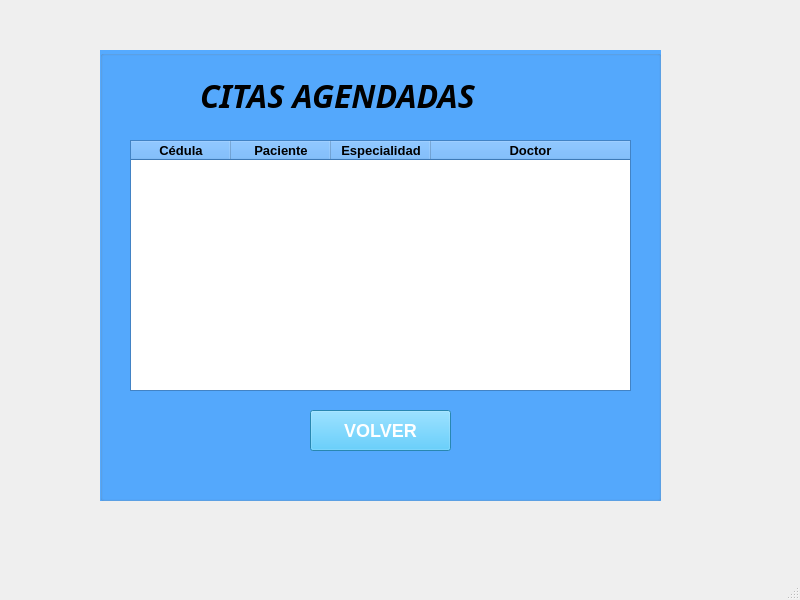
<?xml version="1.0" encoding="UTF-8"?>
<ui version="4.0">
 <class>Mostrar</class>
 <widget class="QMainWindow" name="Mostrar">
  <property name="geometry">
   <rect>
    <x>0</x>
    <y>0</y>
    <width>800</width>
    <height>600</height>
   </rect>
  </property>
  <property name="windowTitle">
   <string>MainWindow</string>
  </property>
  <widget class="QWidget" name="centralwidget">
   <widget class="QGroupBox" name="groupBox">
    <property name="geometry">
     <rect>
      <x>100</x>
      <y>50</y>
      <width>561</width>
      <height>451</height>
     </rect>
    </property>
    <property name="palette">
     <palette>
      <active>
       <colorrole role="WindowText">
        <brush brushstyle="SolidPattern">
         <color alpha="255">
          <red>0</red>
          <green>0</green>
          <blue>0</blue>
         </color>
        </brush>
       </colorrole>
       <colorrole role="Button">
        <brush brushstyle="SolidPattern">
         <color alpha="255">
          <red>85</red>
          <green>170</green>
          <blue>255</blue>
         </color>
        </brush>
       </colorrole>
       <colorrole role="Light">
        <brush brushstyle="SolidPattern">
         <color alpha="255">
          <red>212</red>
          <green>234</green>
          <blue>255</blue>
         </color>
        </brush>
       </colorrole>
       <colorrole role="Midlight">
        <brush brushstyle="SolidPattern">
         <color alpha="255">
          <red>148</red>
          <green>202</green>
          <blue>255</blue>
         </color>
        </brush>
       </colorrole>
       <colorrole role="Dark">
        <brush brushstyle="SolidPattern">
         <color alpha="255">
          <red>42</red>
          <green>85</green>
          <blue>127</blue>
         </color>
        </brush>
       </colorrole>
       <colorrole role="Mid">
        <brush brushstyle="SolidPattern">
         <color alpha="255">
          <red>57</red>
          <green>113</green>
          <blue>170</blue>
         </color>
        </brush>
       </colorrole>
       <colorrole role="Text">
        <brush brushstyle="SolidPattern">
         <color alpha="255">
          <red>0</red>
          <green>0</green>
          <blue>0</blue>
         </color>
        </brush>
       </colorrole>
       <colorrole role="BrightText">
        <brush brushstyle="SolidPattern">
         <color alpha="255">
          <red>255</red>
          <green>255</green>
          <blue>255</blue>
         </color>
        </brush>
       </colorrole>
       <colorrole role="ButtonText">
        <brush brushstyle="SolidPattern">
         <color alpha="255">
          <red>0</red>
          <green>0</green>
          <blue>0</blue>
         </color>
        </brush>
       </colorrole>
       <colorrole role="Base">
        <brush brushstyle="SolidPattern">
         <color alpha="255">
          <red>255</red>
          <green>255</green>
          <blue>255</blue>
         </color>
        </brush>
       </colorrole>
       <colorrole role="Window">
        <brush brushstyle="SolidPattern">
         <color alpha="255">
          <red>85</red>
          <green>170</green>
          <blue>255</blue>
         </color>
        </brush>
       </colorrole>
       <colorrole role="Shadow">
        <brush brushstyle="SolidPattern">
         <color alpha="255">
          <red>0</red>
          <green>0</green>
          <blue>0</blue>
         </color>
        </brush>
       </colorrole>
       <colorrole role="AlternateBase">
        <brush brushstyle="SolidPattern">
         <color alpha="255">
          <red>170</red>
          <green>212</green>
          <blue>255</blue>
         </color>
        </brush>
       </colorrole>
       <colorrole role="ToolTipBase">
        <brush brushstyle="SolidPattern">
         <color alpha="255">
          <red>255</red>
          <green>255</green>
          <blue>220</blue>
         </color>
        </brush>
       </colorrole>
       <colorrole role="ToolTipText">
        <brush brushstyle="SolidPattern">
         <color alpha="255">
          <red>0</red>
          <green>0</green>
          <blue>0</blue>
         </color>
        </brush>
       </colorrole>
       <colorrole role="PlaceholderText">
        <brush brushstyle="SolidPattern">
         <color alpha="127">
          <red>0</red>
          <green>0</green>
          <blue>0</blue>
         </color>
        </brush>
       </colorrole>
       <colorrole role="Accent">
        <brush brushstyle="SolidPattern">
         <color alpha="255">
          <red>255</red>
          <green>255</green>
          <blue>255</blue>
         </color>
        </brush>
       </colorrole>
      </active>
      <inactive>
       <colorrole role="WindowText">
        <brush brushstyle="SolidPattern">
         <color alpha="255">
          <red>0</red>
          <green>0</green>
          <blue>0</blue>
         </color>
        </brush>
       </colorrole>
       <colorrole role="Button">
        <brush brushstyle="SolidPattern">
         <color alpha="255">
          <red>85</red>
          <green>170</green>
          <blue>255</blue>
         </color>
        </brush>
       </colorrole>
       <colorrole role="Light">
        <brush brushstyle="SolidPattern">
         <color alpha="255">
          <red>212</red>
          <green>234</green>
          <blue>255</blue>
         </color>
        </brush>
       </colorrole>
       <colorrole role="Midlight">
        <brush brushstyle="SolidPattern">
         <color alpha="255">
          <red>148</red>
          <green>202</green>
          <blue>255</blue>
         </color>
        </brush>
       </colorrole>
       <colorrole role="Dark">
        <brush brushstyle="SolidPattern">
         <color alpha="255">
          <red>42</red>
          <green>85</green>
          <blue>127</blue>
         </color>
        </brush>
       </colorrole>
       <colorrole role="Mid">
        <brush brushstyle="SolidPattern">
         <color alpha="255">
          <red>57</red>
          <green>113</green>
          <blue>170</blue>
         </color>
        </brush>
       </colorrole>
       <colorrole role="Text">
        <brush brushstyle="SolidPattern">
         <color alpha="255">
          <red>0</red>
          <green>0</green>
          <blue>0</blue>
         </color>
        </brush>
       </colorrole>
       <colorrole role="BrightText">
        <brush brushstyle="SolidPattern">
         <color alpha="255">
          <red>255</red>
          <green>255</green>
          <blue>255</blue>
         </color>
        </brush>
       </colorrole>
       <colorrole role="ButtonText">
        <brush brushstyle="SolidPattern">
         <color alpha="255">
          <red>0</red>
          <green>0</green>
          <blue>0</blue>
         </color>
        </brush>
       </colorrole>
       <colorrole role="Base">
        <brush brushstyle="SolidPattern">
         <color alpha="255">
          <red>255</red>
          <green>255</green>
          <blue>255</blue>
         </color>
        </brush>
       </colorrole>
       <colorrole role="Window">
        <brush brushstyle="SolidPattern">
         <color alpha="255">
          <red>85</red>
          <green>170</green>
          <blue>255</blue>
         </color>
        </brush>
       </colorrole>
       <colorrole role="Shadow">
        <brush brushstyle="SolidPattern">
         <color alpha="255">
          <red>0</red>
          <green>0</green>
          <blue>0</blue>
         </color>
        </brush>
       </colorrole>
       <colorrole role="AlternateBase">
        <brush brushstyle="SolidPattern">
         <color alpha="255">
          <red>170</red>
          <green>212</green>
          <blue>255</blue>
         </color>
        </brush>
       </colorrole>
       <colorrole role="ToolTipBase">
        <brush brushstyle="SolidPattern">
         <color alpha="255">
          <red>255</red>
          <green>255</green>
          <blue>220</blue>
         </color>
        </brush>
       </colorrole>
       <colorrole role="ToolTipText">
        <brush brushstyle="SolidPattern">
         <color alpha="255">
          <red>0</red>
          <green>0</green>
          <blue>0</blue>
         </color>
        </brush>
       </colorrole>
       <colorrole role="PlaceholderText">
        <brush brushstyle="SolidPattern">
         <color alpha="127">
          <red>0</red>
          <green>0</green>
          <blue>0</blue>
         </color>
        </brush>
       </colorrole>
       <colorrole role="Accent">
        <brush brushstyle="SolidPattern">
         <color alpha="255">
          <red>255</red>
          <green>255</green>
          <blue>255</blue>
         </color>
        </brush>
       </colorrole>
      </inactive>
      <disabled>
       <colorrole role="WindowText">
        <brush brushstyle="SolidPattern">
         <color alpha="255">
          <red>42</red>
          <green>85</green>
          <blue>127</blue>
         </color>
        </brush>
       </colorrole>
       <colorrole role="Button">
        <brush brushstyle="SolidPattern">
         <color alpha="255">
          <red>85</red>
          <green>170</green>
          <blue>255</blue>
         </color>
        </brush>
       </colorrole>
       <colorrole role="Light">
        <brush brushstyle="SolidPattern">
         <color alpha="255">
          <red>212</red>
          <green>234</green>
          <blue>255</blue>
         </color>
        </brush>
       </colorrole>
       <colorrole role="Midlight">
        <brush brushstyle="SolidPattern">
         <color alpha="255">
          <red>148</red>
          <green>202</green>
          <blue>255</blue>
         </color>
        </brush>
       </colorrole>
       <colorrole role="Dark">
        <brush brushstyle="SolidPattern">
         <color alpha="255">
          <red>42</red>
          <green>85</green>
          <blue>127</blue>
         </color>
        </brush>
       </colorrole>
       <colorrole role="Mid">
        <brush brushstyle="SolidPattern">
         <color alpha="255">
          <red>57</red>
          <green>113</green>
          <blue>170</blue>
         </color>
        </brush>
       </colorrole>
       <colorrole role="Text">
        <brush brushstyle="SolidPattern">
         <color alpha="255">
          <red>42</red>
          <green>85</green>
          <blue>127</blue>
         </color>
        </brush>
       </colorrole>
       <colorrole role="BrightText">
        <brush brushstyle="SolidPattern">
         <color alpha="255">
          <red>255</red>
          <green>255</green>
          <blue>255</blue>
         </color>
        </brush>
       </colorrole>
       <colorrole role="ButtonText">
        <brush brushstyle="SolidPattern">
         <color alpha="255">
          <red>42</red>
          <green>85</green>
          <blue>127</blue>
         </color>
        </brush>
       </colorrole>
       <colorrole role="Base">
        <brush brushstyle="SolidPattern">
         <color alpha="255">
          <red>85</red>
          <green>170</green>
          <blue>255</blue>
         </color>
        </brush>
       </colorrole>
       <colorrole role="Window">
        <brush brushstyle="SolidPattern">
         <color alpha="255">
          <red>85</red>
          <green>170</green>
          <blue>255</blue>
         </color>
        </brush>
       </colorrole>
       <colorrole role="Shadow">
        <brush brushstyle="SolidPattern">
         <color alpha="255">
          <red>0</red>
          <green>0</green>
          <blue>0</blue>
         </color>
        </brush>
       </colorrole>
       <colorrole role="AlternateBase">
        <brush brushstyle="SolidPattern">
         <color alpha="255">
          <red>85</red>
          <green>170</green>
          <blue>255</blue>
         </color>
        </brush>
       </colorrole>
       <colorrole role="ToolTipBase">
        <brush brushstyle="SolidPattern">
         <color alpha="255">
          <red>255</red>
          <green>255</green>
          <blue>220</blue>
         </color>
        </brush>
       </colorrole>
       <colorrole role="ToolTipText">
        <brush brushstyle="SolidPattern">
         <color alpha="255">
          <red>0</red>
          <green>0</green>
          <blue>0</blue>
         </color>
        </brush>
       </colorrole>
       <colorrole role="PlaceholderText">
        <brush brushstyle="SolidPattern">
         <color alpha="127">
          <red>42</red>
          <green>85</green>
          <blue>127</blue>
         </color>
        </brush>
       </colorrole>
       <colorrole role="Accent">
        <brush brushstyle="SolidPattern">
         <color alpha="255">
          <red>161</red>
          <green>208</green>
          <blue>255</blue>
         </color>
        </brush>
       </colorrole>
      </disabled>
     </palette>
    </property>
    <property name="font">
     <font>
      <pointsize>10</pointsize>
      <bold>true</bold>
     </font>
    </property>
    <property name="autoFillBackground">
     <bool>true</bool>
    </property>
    <property name="title">
     <string/>
    </property>
    <widget class="QLabel" name="label">
     <property name="geometry">
      <rect>
       <x>100</x>
       <y>20</y>
       <width>401</width>
       <height>51</height>
      </rect>
     </property>
     <property name="font">
      <font>
       <family>Segoe UI Black</family>
       <pointsize>24</pointsize>
       <italic>true</italic>
       <bold>true</bold>
      </font>
     </property>
     <property name="text">
      <string>CITAS AGENDADAS</string>
     </property>
    </widget>
    <widget class="QTableWidget" name="tabla">
     <property name="geometry">
      <rect>
       <x>30</x>
       <y>90</y>
       <width>501</width>
       <height>251</height>
      </rect>
     </property>
     <property name="font">
      <font>
       <pointsize>10</pointsize>
       <bold>true</bold>
      </font>
     </property>
     <property name="editTriggers">
      <set>QAbstractItemView::EditTrigger::NoEditTriggers</set>
     </property>
     <property name="alternatingRowColors">
      <bool>true</bool>
     </property>
     <property name="selectionBehavior">
      <enum>QAbstractItemView::SelectionBehavior::SelectRows</enum>
     </property>
     <attribute name="horizontalHeaderVisible">
      <bool>true</bool>
     </attribute>
     <attribute name="horizontalHeaderCascadingSectionResizes">
      <bool>false</bool>
     </attribute>
     <attribute name="horizontalHeaderHighlightSections">
      <bool>true</bool>
     </attribute>
     <attribute name="horizontalHeaderShowSortIndicator" stdset="0">
      <bool>false</bool>
     </attribute>
     <attribute name="horizontalHeaderStretchLastSection">
      <bool>true</bool>
     </attribute>
     <attribute name="verticalHeaderVisible">
      <bool>true</bool>
     </attribute>
     <attribute name="verticalHeaderCascadingSectionResizes">
      <bool>false</bool>
     </attribute>
     <attribute name="verticalHeaderShowSortIndicator" stdset="0">
      <bool>false</bool>
     </attribute>
     <column>
      <property name="text">
       <string>Cédula</string>
      </property>
     </column>
     <column>
      <property name="text">
       <string>Paciente</string>
      </property>
     </column>
     <column>
      <property name="text">
       <string>Especialidad</string>
      </property>
     </column>
     <column>
      <property name="text">
       <string>Doctor</string>
      </property>
     </column>
    </widget>
    <widget class="QPushButton" name="btnVolver">
     <property name="geometry">
      <rect>
       <x>210</x>
       <y>360</y>
       <width>141</width>
       <height>41</height>
      </rect>
     </property>
     <property name="styleSheet">
      <string notr="true">QPushButton{
	background-color: #38BDF8;
	color: white;
	font-size: 18px;
	font-weight: bold;
	border-radius: 12ps;
	padding: 8px 20px;
} 
QPushButton:hover{
	background-color: #7DD3FC
}
QPushBotton:pressed{
	background-color: #0284C7
}

</string>
     </property>
     <property name="text">
      <string>VOLVER</string>
     </property>
    </widget>
   </widget>
  </widget>
  <widget class="QMenuBar" name="menubar">
   <property name="geometry">
    <rect>
     <x>0</x>
     <y>0</y>
     <width>800</width>
     <height>26</height>
    </rect>
   </property>
  </widget>
  <widget class="QStatusBar" name="statusbar"/>
 </widget>
 <resources/>
 <connections/>
</ui>
